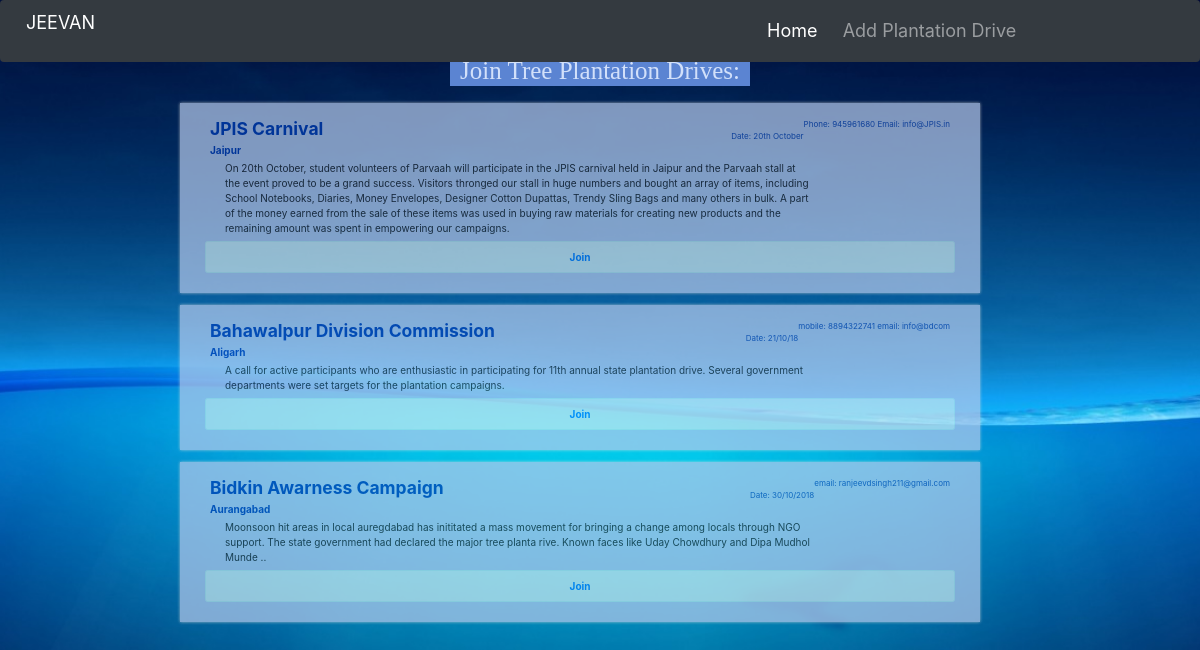
Screenshot of /join-movement/ (signed in) with the database file from the repository.
### main/models.py (models this page shows, shortened)
class Plantation(models.Model):
    name = models.CharField(max_length = 30)
    city = models.CharField(max_length = 40)
    date = models.CharField(max_length = 40)
    contact = models.CharField(max_length = 40)
    description = models.TextField(max_length= 2500)

### main/views.py (the view)
# urls.py: url(r'join-movement/$', views.join, name = 'join'),           #for the societies.
@login_required
def join(request):
    drives = Plantation.objects.all()
    return render(request, 'main/join.html', {'drives': drives})

### main/templates/main/join.html (shortened to what this page needs)
{% load staticfiles %}
<link href="//netdna.bootstrapcdn.com/bootstrap/3.0.0/css/bootstrap.min.css" rel="stylesheet" id="bootstrap-css">
<link href = "{% static "main/css/navbar.css"%}" rel = "stylesheet">
<h1 class = 'heading-text' > Join Tree Plantation Drives: </h1>
  <link href="{%static "main/vendor/bootstrap/css/bootstrap.min.css"%}" rel="stylesheet">
  <link href="{%static "main/css/small-business.css"%}" rel="stylesheet">
  <nav class="navbar navbar-expand-lg navbar-dark bg-dark fixed-top">
    <a class="navbar-brand" href='{%url 'main:index'%}' style="font-size:1.8rem;text-decoration: none;text-transform: uppercase;">JEEVAN</a>
     <div class="container">
       <div class="collapse navbar-collapse" id="navbarResponsive">
         <ul class="navbar-nav ml-auto">
           <li class="nav-item active">
             <a class="nav-link" href='{%url 'main:index'%}'>Home
             </a>
           </li>
           <li class="nav-item">
             <a class="nav-link" href="{%url "main:add"%}">Add Plantation Drive</a>
           </li>
         </ul>
       </div>
     </div>
   </nav>
{% for d in drives%}
        <div class="message-wrap col-lg-8">
            <div class="msg-wrap">
                <div class="media msg ">
                    <div class="media-body">
                        <small class="pull-right time"> {{ d.contact }}</small>
                        <small class="pull-right time"> <br>Date: {{ d.date }}</small>
                        <a href = '#'>
                          <h3 class="media-heading">{{ d.name }}</h3>
                          <h6 class="media-heading"> {{ d.city }} </h6>
                        </a>
                        <medium class="col-lg-10">
                          {{ d.description }}
                        </medium>
                    </div>
                </div>
                <div class="alert alert-info msg-date">
                   <a href = '{% url "main:contact-form" %}'> <strong>Join</strong> </a>
                </div>
                    </div>
                </div>
{% endfor %}

### main/static/main/css/navbar.css (style rules this page uses)
.navbar-brand { font-size: 20px; }
.nav-link { font-size: 18px; }

### rows the page displays
Plantation: contact "Phone: 945961680 Email: info@JPIS.in", date "20th October", name "JPIS Carnival", city "Jaipur", description "On 20th October, student volunteers of Parvaah will participate in the JPIS carnival held in Jaipur and the Parvaah stall at the event proved to be a grand success. Visitors thronged our stall in huge numbers and bought an array of items, including School Notebooks, Diaries, Money Envelopes, Designer Cotton Dupattas, Trendy Sling Bags and many others in bulk. A part of the money earned from the sale of these items was used in buying raw materials for creating new products and the remaining amount was spent in empowering our campaigns."
Plantation: contact "mobile: 8894322741 email: info@bdcom", date "21/10/18", name "Bahawalpur Division Commission", city "Aligarh", description "A call for active participants who are enthusiastic in participating for 11th annual state plantation drive. Several government departments were set targets for the plantation campaigns."
Plantation: contact "email: ranjeevdsingh211@gmail.com", date "30/10/2018", name "Bidkin Awarness Campaign", city "Aurangabad", description "Moonsoon hit areas in local auregdabad has inititated a mass movement for bringing a change among locals through NGO support. The state government had declared the major tree planta rive. Known faces like Uday Chowdhury and Dipa Mudhol Munde .."
